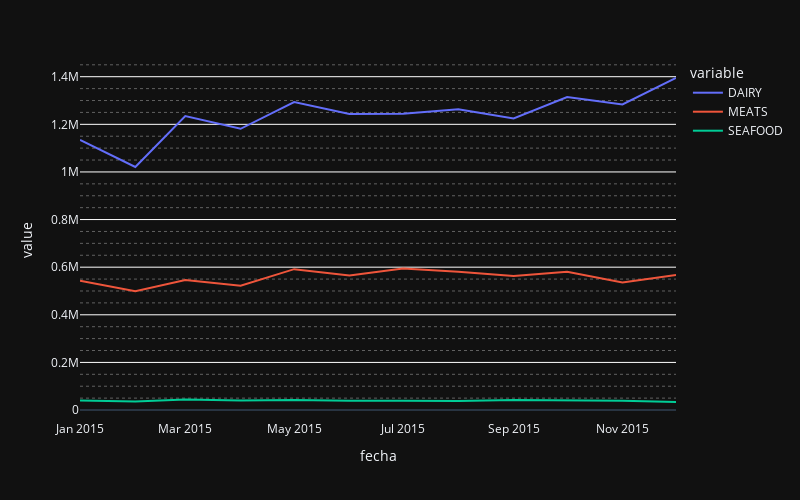

The notebook cell saved with this chart:
### Code cell
fig = px.line(
    df,
    width=800,
    height=500,
    template='plotly_dark'
)

fig.update_xaxes(showgrid=False)
fig.update_yaxes(
    gridwidth=1,
    gridcolor='white',
    griddash='solid',
    minor_griddash='dot'
)

### Figure 1 — Plotly figure (JSON) as saved in the notebook; plotly's stock layout.template omitted (floating-point values rounded to 4 significant figures)
{"data": [{"hovertemplate": "variable=DAIRY<br>fecha=%{x}<br>value=%{y}<extra></extra>", "legendgroup": "DAIRY", "line": {"color": "#636efa", "dash": "solid"}, "marker": {"symbol": "circle"}, "mode": "lines", "name": "DAIRY", "orientation": "v", "showlegend": true, "type": "scatter", "x": ["2015-01", "2015-02", "2015-03", "2015-04", "2015-05", "2015-06", "2015-07", "2015-08", "2015-09", "2015-10", "2015-11", "2015-12"], "xaxis": "x", "y": [1134521, 1020747, 1234851, 1181180, 1293308, 1243588, 1244815, 1263428, 1224619, 1314827, 1283672, 1394582], "yaxis": "y"}, {"hovertemplate": "variable=MEATS<br>fecha=%{x}<br>value=%{y}<extra></extra>", "legendgroup": "MEATS", "line": {"color": "#EF553B", "dash": "solid"}, "marker": {"symbol": "circle"}, "mode": "lines", "name": "MEATS", "orientation": "v", "showlegend": true, "type": "scatter", "x": ["2015-01", "2015-02", "2015-03", "2015-04", "2015-05", "2015-06", "2015-07", "2015-08", "2015-09", "2015-10", "2015-11", "2015-12"], "xaxis": "x", "y": [543100.0, 498700.0, 546500.0, 522300.0, 591700.0, 565000.0, 594900.0, 581200.0, 562700.0, 580800.0, 535900.0, 567400.0], "yaxis": "y"}, {"hovertemplate": "variable=SEAFOOD<br>fecha=%{x}<br>value=%{y}<extra></extra>", "legendgroup": "SEAFOOD", "line": {"color": "#00cc96", "dash": "solid"}, "marker": {"symbol": "circle"}, "mode": "lines", "name": "SEAFOOD", "orientation": "v", "showlegend": true, "type": "scatter", "x": ["2015-01", "2015-02", "2015-03", "2015-04", "2015-05", "2015-06", "2015-07", "2015-08", "2015-09", "2015-10", "2015-11", "2015-12"], "xaxis": "x", "y": [40470.0, 36070.0, 43810.0, 39980.0, 42510.0, 38780.0, 38540.0, 37770.0, 41910.0, 41420.0, 38820.0, 33730.0], "yaxis": "y"}], "layout": {"height": 500, "legend": {"title": {"text": "variable"}, "tracegroupgap": 0}, "margin": {"t": 60}, "width": 800, "xaxis": {"anchor": "y", "autorange": true, "domain": [0, 1], "range": ["2015-01-01", "2015-12-01"], "showgrid": false, "title": {"text": "fecha"}, "type": "date"}, "yaxis": {"anchor": "x", "autorange": true, "domain": [0, 1], "gridcolor": "white", "griddash": "solid", "gridwidth": 1, "minor": {"griddash": "dot"}, "range": [-41870.0, 1470000.0], "title": {"text": "value"}, "type": "linear"}}}
